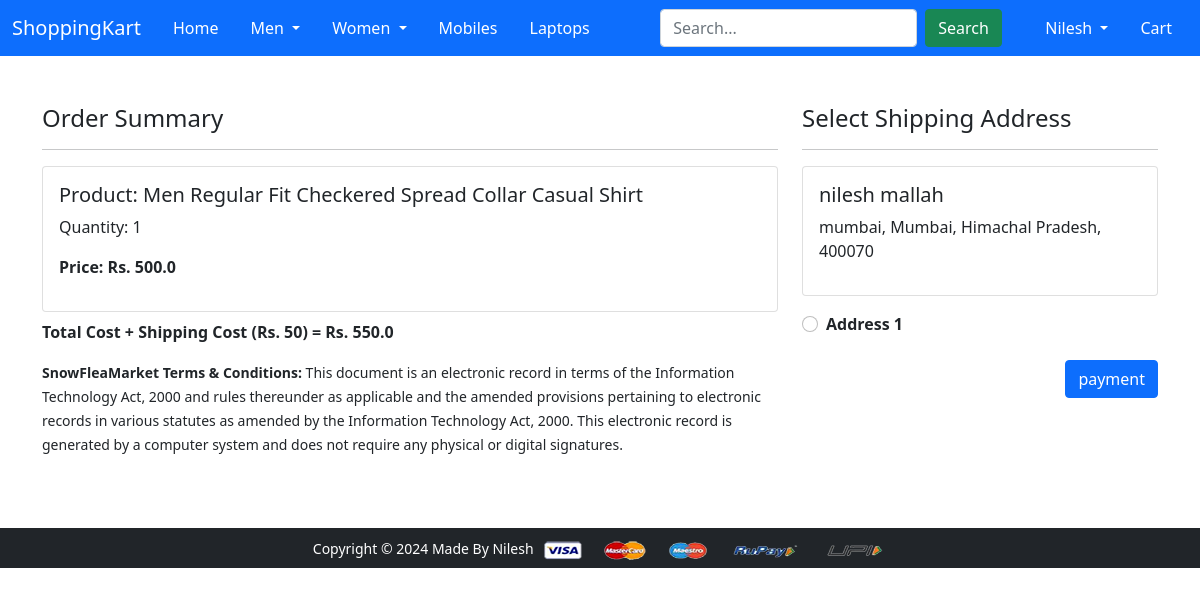
The page /checkout/ (signed in) on the database its author committed.
### app/models.py (models this page shows, shortened)
class Cart(models.Model):
    user = models.ForeignKey(User, on_delete=models.CASCADE)
    product = models.ForeignKey(Product, on_delete=models.CASCADE)
    quantity = models.PositiveIntegerField(default=1)
    @property
    def total_amount(self):
        return self.quantity * self.product.discounted_price

class Product(models.Model):
    title = models.CharField(max_length=100)
    selling_price = models.FloatField()
    discounted_price = models.FloatField()
    description = models.TextField()
    brand = models.CharField(max_length=100)
    category = models.CharField(choices=CATEGORY_CHOICES, max_length=2)
    product_image = models.ImageField(upload_to="productimage")

class Customer(models.Model):
    user = models.ForeignKey(User, on_delete=models.CASCADE)
    name = models.CharField(max_length=50)
    locality = models.CharField(max_length=50)
    city = models.CharField(max_length=50)
    zipcode = models.IntegerField()
    state = models.CharField(choices = STATE_CHOICES, max_length=50)

### app/views.py (the view, shortened to what this page needs)
# urls.py: path("checkout/", views.checkout, name="checkout"),
@login_required
def checkout(request):
   user = request.user
   add = Customer.objects.filter(user=user)
   cart_items = Cart.objects.filter(user=user)
   amount = 0.0
   shipping_amount = 50.0
   total_amount = 0.0
   razorpayamount = 0
   order_id = ""
   cart_product = [p for p in Cart.objects.all() if p.user == request.user]
   if cart_product:
      for p in cart_product:
         temp_amount = (p.quantity * p.product.discounted_price)
         amount += temp_amount
      total_amount = amount + shipping_amount
      razorpayamount = int(total_amount * 100)
      client = razorpay.Client(auth=(settings.RAZORPAY_KEY_ID, settings.RAZORPAY_KEY_SECRET))
      data = {"amount": razorpayamount, "currency": "INR", "receipt":"order_rectid_12"}
      payment_respones = client.order.create(data=data)
      print(payment_respones)
      order_id = payment_respones['id']
      order_status = payment_respones['status']
   return render(request, 'app/checkout.html', {'add':add, 'razorpayamount':razorpayamount, 'amount':amount, 'cart_items':cart_items, 'order_id': order_id,'total_amount': total_amount})

### app/templates/app/checkout.html (shortened to what this page needs)
{% extends 'app/base.html' %}
{% load static %}
{% block main-content %}
<div class="container mt-5">
  <div class="row">
    <div class="col-md-8 mb-4">
      <h4>Order Summary</h4>
      <hr />
      {% for item in cart_items %}
      <div class="card mb-2">
        <div class="card-body">
          <h5>Product: {{ item.product.title }}</h5>
          <p>Quantity: {{ item.quantity }}</p>
          <p class="fw-bold">Price: Rs. {{ item.total_amount }}</p>
        </div>
      </div>
      {% endfor %}
      <p>
        <strong>Total Cost + Shipping Cost (Rs. 50) = Rs. {{ total_amount }}</strong>
      </p>
      <small>
        <strong>SnowFleaMarket Terms &#38; Conditions:</strong> This document is
        an electronic record in terms of the Information Technology Act, 2000 and
        rules thereunder as applicable and the amended provisions pertaining to
        electronic records in various statutes as amended by the Information
        Technology Act, 2000. This electronic record is generated by a computer
        system and does not require any physical or digital signatures.
      </small>
    </div>
    <div class="col-md-4">
      <h4>Select Shipping Address</h4>
      <hr />
      <form method="post" id="myform">
        {% for ad in add %}
        <div class="card mb-3">
          <div class="card-body">
            <h5>{{ ad.name }}</h5>
            <p>{{ ad.locality }}, {{ ad.city }}, {{ ad.state }}, {{ ad.zipcode }}</p>
          </div>
        </div>
        <div class="form-check mb-4">
          <input
            class="form-check-input"
            type="radio"
            name="cust_id"
            id="custadd{{ forloop.counter }}"
            value="{{ ad.id }}"
            required
          />
          <label
            class="form-check-label fw-bold"
            for="custadd{{ forloop.counter }}"
          >
            Address {{ forloop.counter }}
          </label>
        </div>
        {% endfor %}
        <div class="text-end">
          <button id="rzp-button1" type="button" class="btn btn-primary">payment</button>
        </div>
      </form>
    </div>
  </div>
</div>
{% endblock main-content %}

### app/templates/app/base.html (shortened to what this page needs)
<!DOCTYPE html>
{% load static %}
<html lang="en">
<head>
  <link href="https://cdn.jsdelivr.net/npm/bootstrap@5.0.0-beta1/dist/css/bootstrap.min.css" rel="stylesheet"
 />
  <link rel="stylesheet" href="{% static 'app/css/owl.carousel.min.css' %}" />
  <link rel="stylesheet" href="{% static 'app/css/all.min.css' %}" />
  <link rel="stylesheet" href="{% static 'app/css/style.css' %}" />
</head>
<body>
  <nav class="navbar navbar-expand-lg navbar-dark bg-primary">
    <div class="container-fluid">
      <a class="navbar-brand" href="/">ShoppingKart</a>
      <div class="collapse navbar-collapse" id="navbarSupportedContent">
        <ul class="navbar-nav me-auto mb-2 mb-lg-0">
          <li class="nav-item mx-2">
            <a href="/" class="nav-link text-white">Home</a>
          </li>
          <li class="nav-item dropdown mx-2">
            <a class="nav-link dropdown-toggle text-white" href="#" id="menDropdown" role="button"
              data-bs-toggle="dropdown" aria-expanded="false">
              Men
            </a>
          </li>
          <li class="nav-item dropdown mx-2">
            <a class="nav-link dropdown-toggle text-white" href="#" id="womenDropdown" role="button"
              data-bs-toggle="dropdown" aria-expanded="false">
              Women
            </a>
          </li>
          <li class="nav-item mx-2">
            <a href="{% url 'mobile' %}" class="nav-link text-white">Mobiles</a>
          </li>
          <li class="nav-item mx-2">
            <a href="{% url 'laptop' %}" class="nav-link text-white">Laptops</a>
          </li>
        </ul>
        <form class="d-flex ms-auto my-2 my-lg-0" method="GET" action="{% url 'search' %}">
          <input type="text" id="id_query" name="query" class="form-control me-2" placeholder="Search...">
          <button class="btn btn-success" type="submit">Search</button>
      </form>
        <ul class="navbar-nav ms-auto mb-2 mb-lg-0">
          {% if request.user.is_authenticated %}
          <li class="nav-item dropdown mx-2">
            <a class="nav-link dropdown-toggle text-white" href="#" id="profileDropdown" role="button"
              data-bs-toggle="dropdown" aria-expanded="false">
              {{request.user.username|capfirst}}
            </a>
          </li>
          <li class="nav-item mx-2">
            <a href="{% url 'showcart' %}" class="nav-link text-white"> Cart</a>
          </li>
          {% endif %}
        </ul>
      </div>
    </div>
  </nav>
  <div class="container-fluid">
    {% block main-content %}{% endblock main-content %}
  </div>
  <footer class="container-fluid bg-dark text-center p-2 mt-5">
    <small class="text-white">Copyright &copy; 2024 Made By Nilesh
    </small>
    <img src="{% static 'app/images/payment.png' %}" alt="" srcset="" class="img-fluid" height="2px" />
  </footer>
</body>
</html>

### rows shown on the page
Cart: product "Men Regular Fit Checkered Spread Collar Casual Shirt", quantity "1", total_amount "500.0"
Customer: name "nilesh mallah", locality "mumbai", city "Mumbai", state "Himachal Pradesh", zipcode "400070"

### other values the page prints
{{ request.user.username|capfirst }} "Nilesh"
{{ total_amount }} "550.0"
